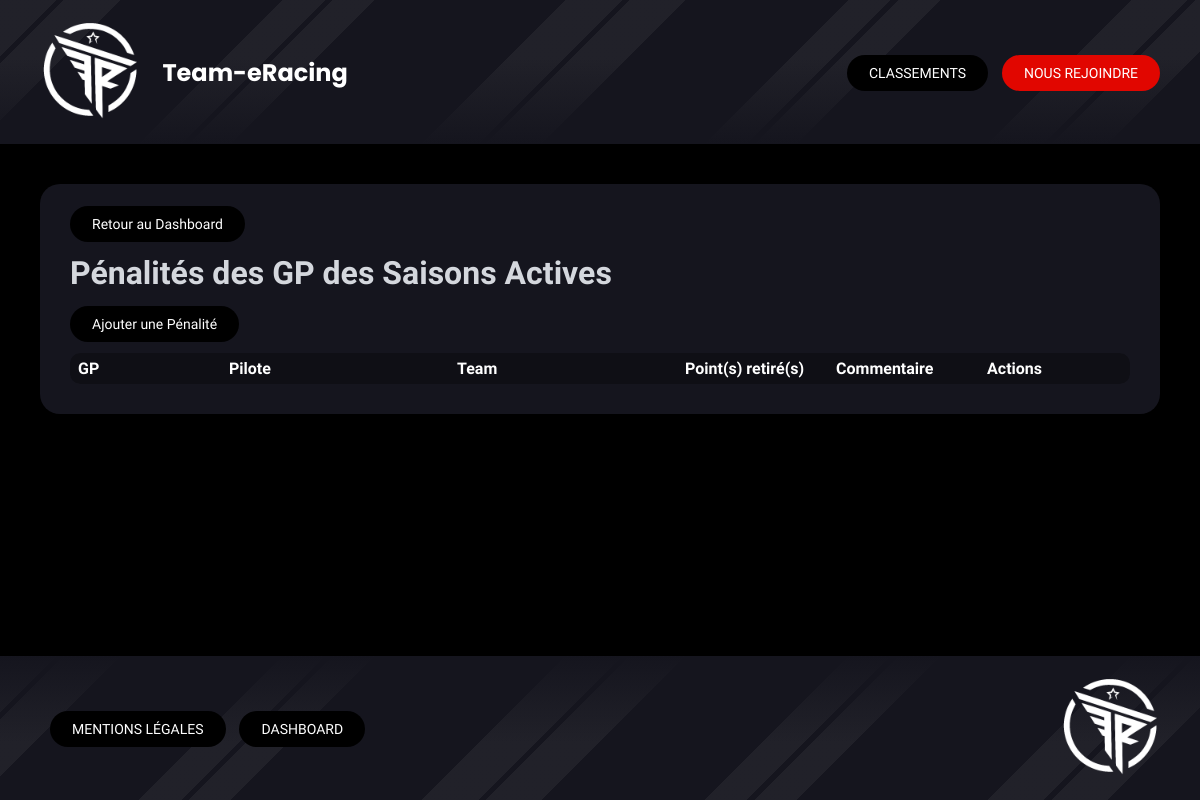
Page /index.php?controller=penalties&action=index (signed in) on the earlier database version.
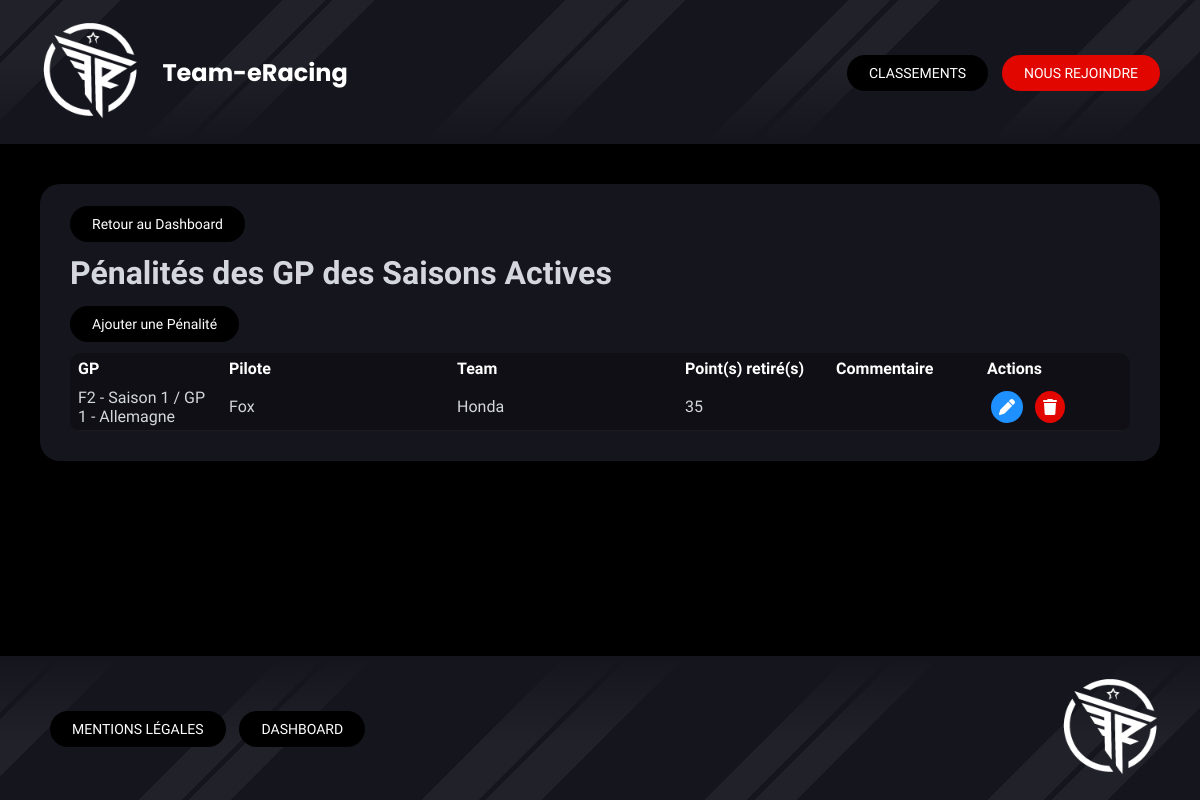
Same page on the later database version.
### tables this page shows
CREATE TABLE IF NOT EXISTS `penalties` (
  `id` int NOT NULL AUTO_INCREMENT,
  `gp_id` int NOT NULL,
  `driver_id` int DEFAULT NULL,
  `team_id` int DEFAULT NULL,
  `points_removed` int NOT NULL,
  `comment` text,
  PRIMARY KEY (`id`),
  KEY `gp_id` (`gp_id`),
  KEY `driver_id` (`driver_id`),
  KEY `team_id` (`team_id`)
);

CREATE TABLE IF NOT EXISTS `categories` (
  `id` int NOT NULL AUTO_INCREMENT,
  `name` varchar(50) NOT NULL,
  `color` varchar(7) NOT NULL DEFAULT '#E10600',
  `status` enum('active','desactive') DEFAULT 'active',
  PRIMARY KEY (`id`),
  UNIQUE KEY `name` (`name`)
);

CREATE TABLE IF NOT EXISTS `seasons` (
  `id` int NOT NULL AUTO_INCREMENT,
  `season_number` int NOT NULL,
  `category_id` int NOT NULL,
  `videogame` varchar(100) NOT NULL,
  `platform` varchar(100) NOT NULL,
  `status` enum('active','desactive') NOT NULL DEFAULT 'active',
  PRIMARY KEY (`id`),
  UNIQUE KEY `unique_season_category` (`season_number`,`category_id`),
  KEY `idx_fk_category` (`category_id`),
  KEY `idx_season_status` (`status`)
);

CREATE TABLE IF NOT EXISTS `gp` (
  `id` int NOT NULL AUTO_INCREMENT,
  `season_id` int NOT NULL,
  `circuit_id` int NOT NULL,
  `gp_ordre` int NOT NULL,
  PRIMARY KEY (`id`),
  KEY `idx_gp_season` (`season_id`),
  KEY `idx_gp_circuit` (`circuit_id`),
  KEY `idx_gp_season_ordre` (`season_id`,`gp_ordre`)
);

CREATE TABLE IF NOT EXISTS `countries` (
  `id` int NOT NULL AUTO_INCREMENT,
  `name` varchar(100) NOT NULL,
  `code` char(3) DEFAULT NULL,
  `flag` varchar(255) DEFAULT NULL,
  PRIMARY KEY (`id`),
  UNIQUE KEY `name` (`name`),
  UNIQUE KEY `unique_code` (`code`)
);

CREATE TABLE IF NOT EXISTS `drivers` (
  `id` int NOT NULL AUTO_INCREMENT,
  `nickname` varchar(100) NOT NULL,
  `country_id` int NOT NULL DEFAULT '1',
  `status` enum('active','desactive') DEFAULT 'active',
  PRIMARY KEY (`id`),
  UNIQUE KEY `nickname` (`nickname`),
  KEY `idx_driver_status` (`status`),
  KEY `idx_driver_country` (`country_id`)
);

CREATE TABLE IF NOT EXISTS `teams` (
  `id` int NOT NULL AUTO_INCREMENT,
  `name` varchar(100) NOT NULL,
  `logo` varchar(255) DEFAULT NULL,
  `color` varchar(50) DEFAULT NULL,
  `country_id` int NOT NULL,
  `status` enum('active','desactive') DEFAULT 'active',
  PRIMARY KEY (`id`),
  UNIQUE KEY `name` (`name`),
  KEY `idx_team_status` (`status`),
  KEY `idx_team_country` (`country_id`)
);

### Controllers/Controller.php (called while the page is built, shortened)
<?php
abstract class Controller
{
    public function render(string $path, array $data = [])
    {
        extract($data);
        include dirname(__DIR__) . '/Views/' . $path . '.php';
        include dirname(__DIR__) . '/Views/base.php';
    }
}
?>

### Controllers/PenaltiesController.php (called while the page is built, shortened)
<?php
class PenaltiesController extends Controller {
    public function index()
    {
        $penalties = PenaltiesModel::allWithSeasonActive();
        $this->render('dashboard/penalties/index', [
            'list' => $penalties
        ]);
    }
}
?>

### public/index.php (called while the page is built, shortened)
<?php
$route = new Router();
$route->routes();
?>

### Models/PenaltiesModel.php (called while the page is built, shortened)
<?php
class PenaltiesModel extends DbConnect {
    public static function allWithSeasonActive()
    {
        $db = new DbConnect();
        $pdo = $db->getConnection();
        $sql = "
            SELECT
                penalties.id,
                penalties.gp_id,
                penalties.driver_id,
                penalties.team_id,
                penalties.points_removed,
                penalties.comment,
                gp.gp_ordre,
                gp.season_id,
                s.season_number,
                s.status AS season_status,
                c.name AS category_name,
                d.nickname AS driver_nickname,
                t.name AS team_name,
                ci.name AS circuit_name,
                co.name AS country_name
            FROM penalties
            INNER JOIN gp
                ON penalties.gp_id = gp.id
            INNER JOIN seasons s
                ON gp.season_id = s.id
            INNER JOIN categories c
                ON s.category_id = c.id
            INNER JOIN circuits ci
                ON gp.circuit_id = ci.id
            INNER JOIN countries co
                ON ci.country_id = co.id
            LEFT JOIN drivers d
                ON penalties.driver_id = d.id
            LEFT JOIN teams t
                ON penalties.team_id = t.id
            WHERE s.status = 'active'
            ORDER BY
                c.name ASC,
                s.season_number ASC,
                gp.gp_ordre DESC,
                penalties.id ASC
        ";
        $stmt = $pdo->query($sql);
        return $stmt->fetchAll(\PDO::FETCH_OBJ);
    }
}
?>

### Views/dashboard/penalties/index.php (the view, shortened to what this page needs)
<div class="section-dashboard">
    <div class="section-header">
        <a class="nav-btn-dashboard" href="index.php?controller=dashboard">Retour au Dashboard</a>
        <h1>Pénalités des GP des Saisons Actives</h1>
        <a class="nav-btn-dashboard" href="index.php?controller=penalties&action=create">Ajouter une Pénalité</a>
    </div>
    <div class="table-responsive">
        <table class="dashboard-table">
            <thead>
                <tr>
                    <th>GP</th>
                    <th>Pilote</th>
                    <th>Team</th>
                    <th>Point(s) retiré(s)</th>
                    <th>Commentaire</th>
                    <th class="actions-column">Actions</th>
                </tr>
            </thead>
            <tbody>
                <?php foreach ($list as $penalty): ?>
                <tr>
                    <td>
                        <?= htmlspecialchars($penalty->category_name ?? '') ?>
                        - Saison <?= htmlspecialchars($penalty->season_number ?? '') ?>
                        / GP <?= htmlspecialchars($penalty->gp_ordre ?? '') ?>
                        - <?= htmlspecialchars($penalty->country_name ?? '') ?>
                    </td>
                    <td><?= htmlspecialchars($penalty->driver_nickname ?? '') ?></td>
                    <td><?= htmlspecialchars($penalty->team_name ?? '') ?></td>
                    <td><?= htmlspecialchars($penalty->points_removed ?? '') ?></td>
                    <td><?= htmlspecialchars($penalty->comment ?? '') ?></td>
                    <td class="actions">
                        <a class="action-btn edit" href="index.php?controller=penalties&action=update&id=<?= $penalty->id ?>">
                            <i class="fa-solid fa-pen"></i>
                        </a>
                        <a class="action-btn delete" href="index.php?controller=penalties&action=delete&id=<?= $penalty->id ?>">
                            <i class="fa-solid fa-trash"></i>
                        </a>
                    </td>
                </tr>
                <?php endforeach; ?>
            </tbody>
        </table>
    </div>
</div>

Differences in the rows shown:
added penalties: categories.name "F2", seasons.season_number "1", gp.gp_ordre "1", countries.name "Allemagne", driver.nickname "Fox", team.name "Honda", points_removed "35"
